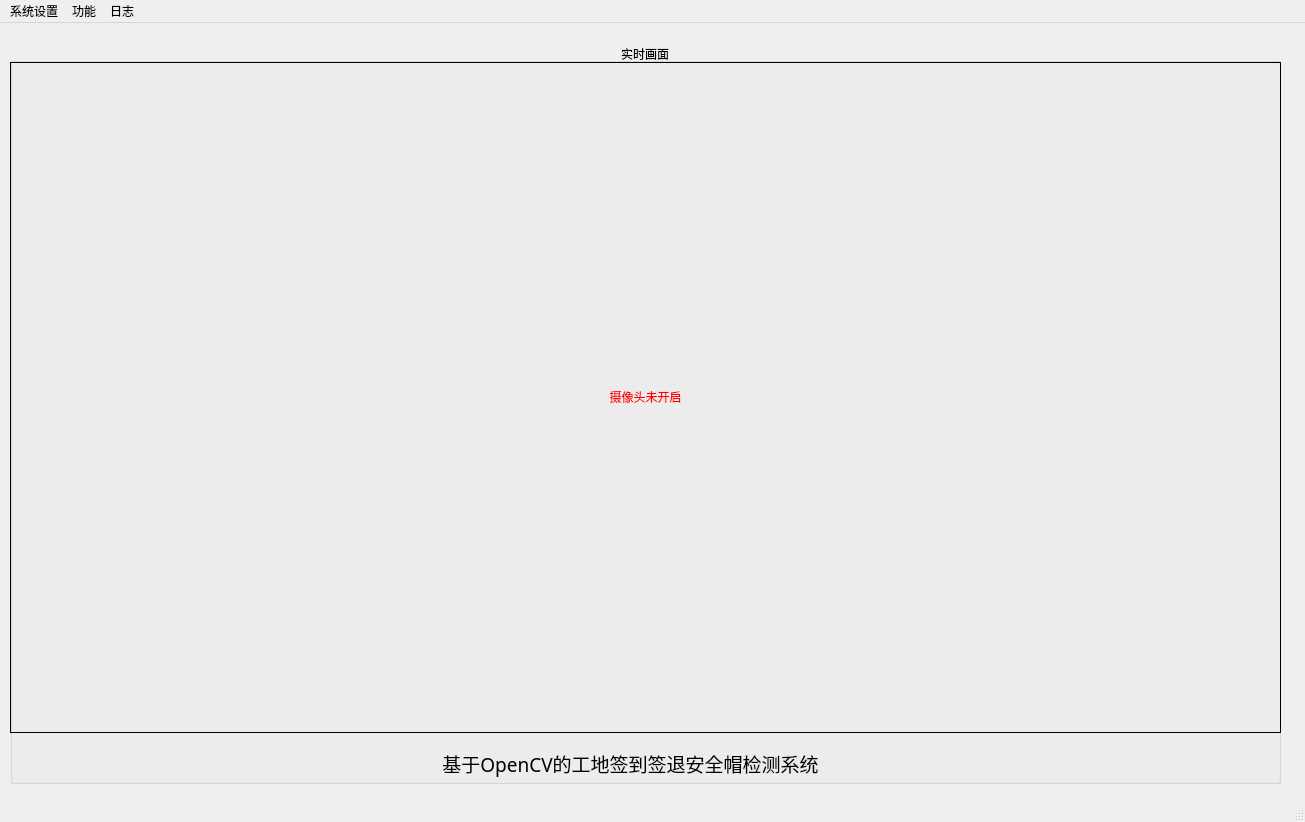
<?xml version="1.0" encoding="UTF-8"?>
<ui version="4.0">
 <class>MainWindow</class>
 <widget class="QMainWindow" name="MainWindow">
  <property name="geometry">
   <rect>
    <x>0</x>
    <y>0</y>
    <width>1305</width>
    <height>822</height>
   </rect>
  </property>
  <property name="windowTitle">
   <string>MainWindow</string>
  </property>
  <widget class="QWidget" name="centralwidget">
   <widget class="QGroupBox" name="realTimeCaptureGroupBox">
    <property name="geometry">
     <rect>
      <x>10</x>
      <y>20</y>
      <width>1271</width>
      <height>741</height>
     </rect>
    </property>
    <property name="title">
     <string>实时画面</string>
    </property>
    <property name="alignment">
     <set>Qt::AlignCenter</set>
    </property>
    <property name="flat">
     <bool>false</bool>
    </property>
    <widget class="QLabel" name="realTimeCaptureLabel_2">
     <property name="geometry">
      <rect>
       <x>0</x>
       <y>19</y>
       <width>1271</width>
       <height>671</height>
      </rect>
     </property>
     <property name="frameShape">
      <enum>QFrame::Box</enum>
     </property>
     <property name="text">
      <string>&lt;font color=red&gt;摄像头未开启&lt;/font&gt;</string>
     </property>
     <property name="alignment">
      <set>Qt::AlignCenter</set>
     </property>
    </widget>
    <widget class="QLabel" name="aboutLabel_2">
     <property name="geometry">
      <rect>
       <x>250</x>
       <y>700</y>
       <width>741</width>
       <height>41</height>
      </rect>
     </property>
     <property name="font">
      <font>
       <family>楷体</family>
       <pointsize>14</pointsize>
      </font>
     </property>
     <property name="text">
      <string>基于OpenCV的工地签到签退安全帽检测系统</string>
     </property>
     <property name="alignment">
      <set>Qt::AlignCenter</set>
     </property>
    </widget>
   </widget>
  </widget>
  <widget class="QMenuBar" name="menubar">
   <property name="geometry">
    <rect>
     <x>0</x>
     <y>0</y>
     <width>1305</width>
     <height>30</height>
    </rect>
   </property>
   <widget class="QMenu" name="menu">
    <property name="title">
     <string>系统设置</string>
    </property>
    <addaction name="actioncatch"/>
    <addaction name="separator"/>
    <addaction name="actionchend"/>
    <addaction name="separator"/>
    <addaction name="actiondf"/>
   </widget>
   <widget class="QMenu" name="menu_2">
    <property name="title">
     <string>功能</string>
    </property>
    <addaction name="actionren"/>
    <addaction name="separator"/>
    <addaction name="actionren_2"/>
    <addaction name="separator"/>
    <addaction name="actionbao"/>
    <addaction name="separator"/>
    <addaction name="actiondf_2"/>
   </widget>
   <widget class="QMenu" name="menu_3">
    <property name="title">
     <string>日志</string>
    </property>
   </widget>
   <addaction name="menu"/>
   <addaction name="menu_2"/>
   <addaction name="menu_3"/>
  </widget>
  <widget class="QStatusBar" name="statusbar"/>
  <action name="actioncatch">
   <property name="text">
    <string>外接摄像头</string>
   </property>
  </action>
  <action name="actionchend">
   <property name="text">
    <string>打开摄像头</string>
   </property>
  </action>
  <action name="actiondf">
   <property name="text">
    <string>检查数据库</string>
   </property>
  </action>
  <action name="actionren">
   <property name="text">
    <string>人脸跟踪</string>
   </property>
  </action>
  <action name="actionren_2">
   <property name="text">
    <string>人脸识别</string>
   </property>
  </action>
  <action name="actionbao">
   <property name="text">
    <string>报警系统</string>
   </property>
  </action>
  <action name="actiondf_2">
   <property name="text">
    <string>设备发声</string>
   </property>
  </action>
 </widget>
 <resources>
  <include location="MyResc.qrc"/>
 </resources>
 <connections/>
</ui>
